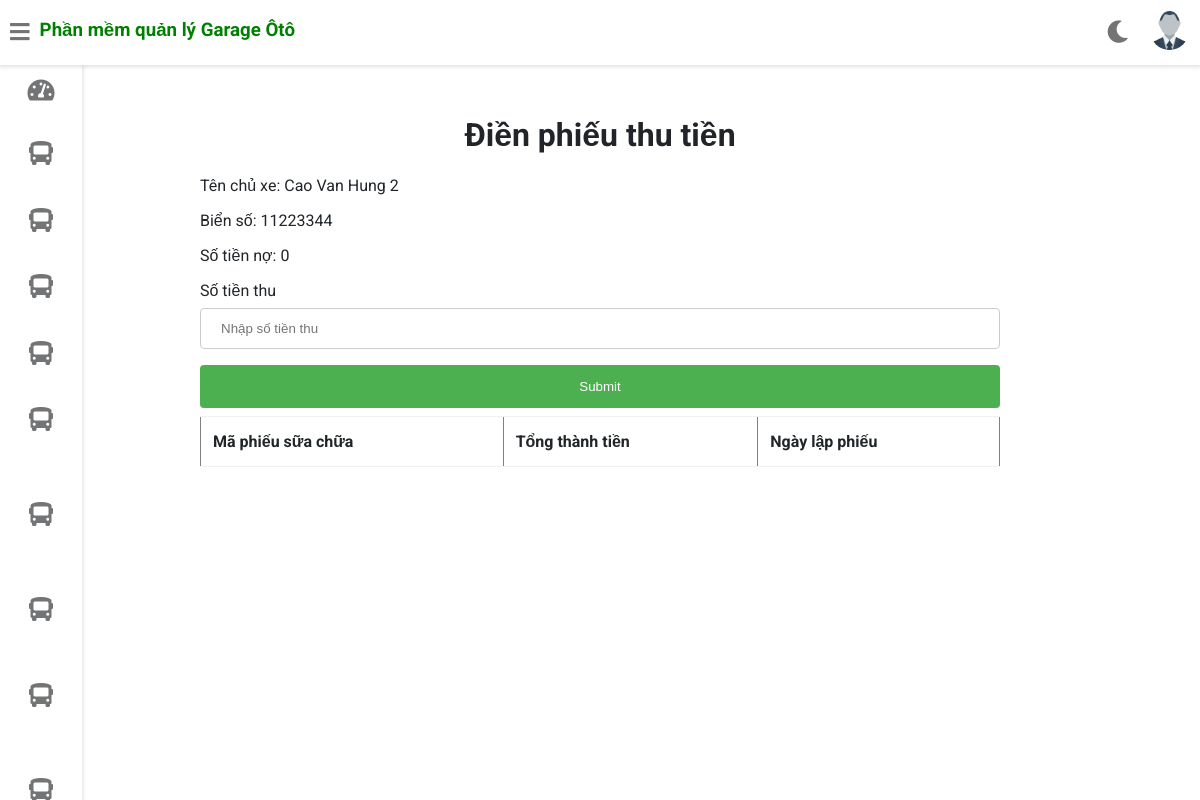
Before: /tan/nhap_phieuthu/2 (signed in) with the older database file.
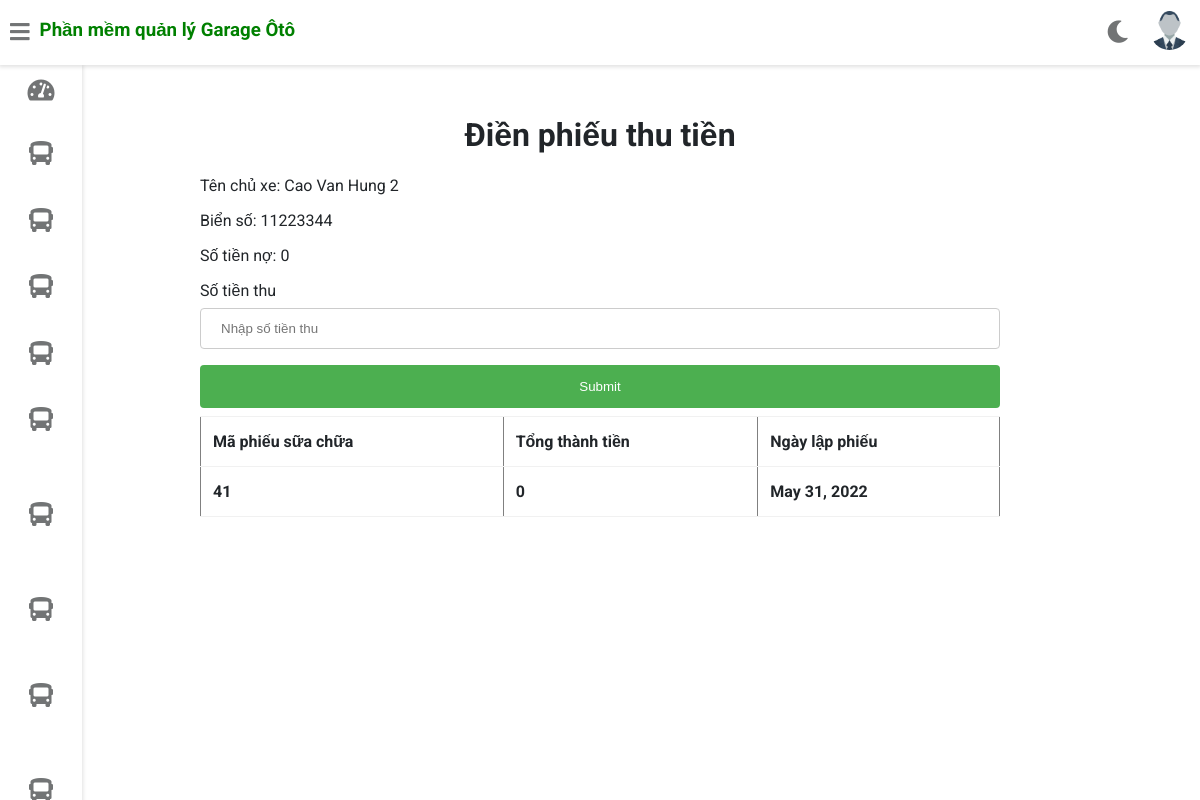
After: the same page with the newer database file.
### gara/models.py (models this page shows, shortened)
class PhieuSuaChua(models.Model):
    maphieusuachua=models.AutoField(primary_key=True)
    maxe=models.ForeignKey(Xe,on_delete=models.CASCADE)
    tongthanhtien=models.FloatField(default=0)
    ngaylapphieu=models.DateField(auto_now_add=True)

### gara/views.py (the view, shortened to what this page needs)
# urls.py: path('<username>/nhap_phieuthu/<int:maxe>',views.xacnhan_phieuthu,name='view-view'),
@login_required(login_url='/login')
def xacnhan_phieuthu(request,maxe, username):
    nhapsotienthu=NhapSoTienThu()
    staff = Staff.objects.get(username=username)
    picture = '../' + staff.profile_pic.url
    xe_x=Xe.objects.get(maxe=maxe)
    khach_x=KhachHang.objects.get(makhachhang=xe_x.makhachhang_id)
    list_phieusua=PhieuSuaChua.objects.all().filter(maxe_id=xe_x.maxe)
    xe_x.save()
    context= {'nhapsotienthu':nhapsotienthu,'xe_x': xe_x,'khach_x':khach_x,
                "customer": staff, "picture":picture, "data":list_phieusua}
    return render(request,'phieuthutien/nhapsotienthu.html',context)

### gara/forms.py
class NhapSoTienThu(forms.Form):
    sotienthu=forms.IntegerField()

### templates/phieuthutien/nhapsotienthu.html (shortened to what this page needs)
{% extends 'gara/customerbase.html' %}
{% load widget_tweaks %}
{% block content %}
<head>
</head>
<br><br><br><br><br>
<h1 style="text-align:center;">Điền phiếu thu tiền</h1>
<div>
  <form method="post" style="margin-left:200px;margin-right:200px;">
      <label for="vehicle_no">Tên chủ xe: </label>
      {%render_field khach_x.tenkhachhang%}
      <label for="vehicle_no">Biển số: </label>
      {%render_field xe_x.bienso%}
      <label for="vehicle_no">Số tiền nợ: </label>
      {%render_field xe_x.tienno%}
      <label for="vehicle_model">Số tiền thu</label>
      {% render_field nhapsotienthu.sotienthu class="form-control" placeholder="Nhập số tiền thu" %}
      <input type="submit" value="Submit">
    </form>
    <form style="margin-left:200px;margin-right:200px;">
      <table style="margin: top 200px;" border="1" >
          <tr>
             <th>Mã phiếu sữa chữa</th>
              <th>Tổng thành tiền</th>
              <th>Ngày lập phiếu</th>
          </tr>
            {% for i in data %}
          <tr>
            <th>{{ i.maphieusuachua }}</th>
            <th>{{ i.tongthanhtien }}  </th>
            <th>{{ i.ngaylapphieu}}</th>
           </tr>
            {%endfor%}
      </table>
    </form>
  </div>
  <br><br><br><br><br><br><br><br><br><br><br><br><br><br><br>
  {% endblock content %}

Changed rows visible on the page:
added PhieuSuaChua: maphieusuachua "41", tongthanhtien "0", ngaylapphieu "May 31, 2022"
